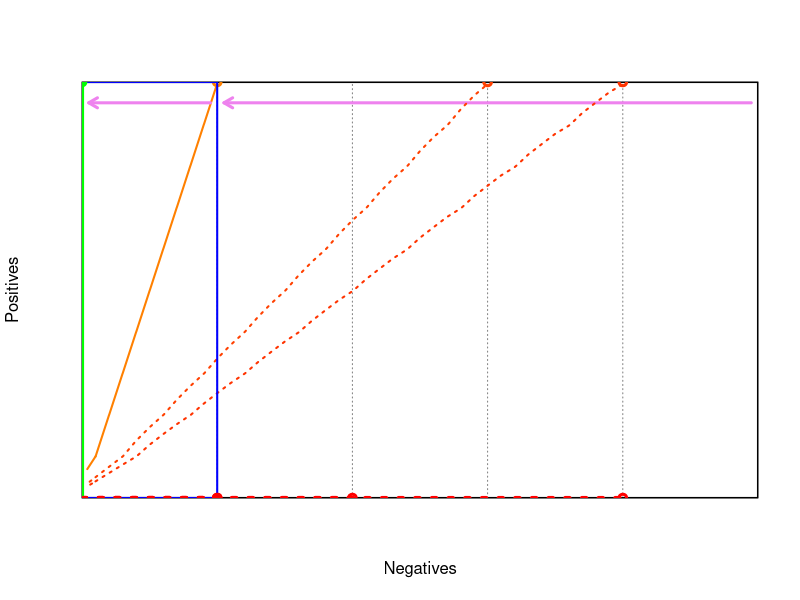

The R script that drew this image:
## ---- chunk 1

c <- 1 
pos <- c*50  
neg <- 50  

rocgrid <- function() {
	plot( c(0,neg), c(0,pos),
		 xlim=c(0,neg),ylim=c(0,pos),
		 xaxs = "i",yaxs = "i",
		 xaxt = 'n', yaxt = 'n',
		 type = "n",
		 xlab = "Negatives", ylab = "Positives")
	

	grid (nx = neg/10, ny = pos/10, col = gray(0.5))
	
}

box <- function(x0,y0,x1,y1,col) {
	lines(c(x0,x0,x1,x1,x0),c(y0,y1,y1,y0,y0),col=col,lty=1,lwd=2)}

metric <- function(tp,fp,Pos,Neg,m) {
  if (tp+fp == 0) { return(0) }
  else {
    #Pos = pos
    #Neg = neg
    N = Pos+Neg
    TP = tp
    FP = fp
    FN = Pos-TP
    TN = Neg-FP
    if (m=='accuracy') return( (TP+TN)/N ) 
    if (m=='wracc') return( TP/N - (TP+FP)*(TP+FN)/N^2 ) 
    if (m=='confirmation') return( ((TP+FP)*(FP+TN)/N^2 - FP/N)/(sqrt((TP+FP)*(FP+TN)/N^2) - (TP+FP)*(FP+TN)/N^2) ) 
    if (m=='generality') return( (TP+FP)/N ) 
    if (m=='precision') return( TP/(TP+FP) ) 
    if (m=='laplace-precision') return( (TP+10)/(TP+FP+20) ) 
    if (m=='f-measure') return( 2*TP/(2*TP+FP+FN) ) 
    if (m=='g-measure') return( TP/(FP+Pos) ) 
    if (m=='precision*recall') return( TP^2/((TP+FP)*(TP+FN)) ) 
    if (m=='avg-precision-recall') return( TP/(2*(TP+FP)) + TP/(2*(TP+FN)) ) 
    if (m=='aucsplit') return( (TP*Neg+Pos*TN)/(2*Pos*Neg) ) 
    if (m=='balanced-aucsplit') return( TP/Pos - FP/Neg ) 
    if (m=='chi2') return( (TP*TN - FP*FN)^2 / ((TP+FP)*(TP+FN)*(FP+TN)*(FN+TN)) ) 
    if (m=='info-gain') return( entropy(Pos,Neg) - (TP+FP)/N*entropy(TP,FP) - (FN+TN)/N*entropy(FN,TN) )
    if (m=='gini') return( gini(Pos,Neg) - (TP+FP)/N*gini(TP,FP) - (FN+TN)/N*gini(FN,TN) )
    if (m=='dkm') return( dkm(Pos,Neg) - (TP+FP)/N*dkm(TP,FP) - (FN+TN)/N*dkm(FN,TN) )
    if (m=='entropy') return( entropy(TP,FP)/2 )
    if (m=='giniimp') return( gini(TP,FP) )
    if (m=='dkmimp') return( dkm(TP,FP) )
    if (m=='minacc') return( minacc(TP,FP) )
  }
}

entropy <- function(P,N) {
  p <- P/(P+N)
  n <- N/(P+N)
  if (P==0 || N==0) { return( 0 ) }
  else { return( -p*log2(p) -n*log2(n) ) }
}

gini <- function(P,N) {
  p <- P/(P+N)
  n <- N/(P+N)
  return( 4*p*n )	
}

dkm <- function(P,N) {
  p <- P/(P+N)
  n <- N/(P+N)
  return( 2*sqrt(p*n) )	
}

minacc <- function(P,N) {
  p <- P/(P+N)
  n <- N/(P+N)
  return( min(p,n) )	
}


save = FALSE

if (save==FALSE) {colour1="red"; colour2="blue"} else {colour1="black"; colour2="black"}

contours <- function(m,label) {
	x <- seq(0,neg)
	y <- seq(0,pos)
	z <- matrix(nrow=neg+1,ncol=pos+1)
	for (i in x) {
	  for (j in y) {
		z[i+1,j+1] = metric(j,i,pos,neg,m)
	  }
	}
	contour(x,y,z,nlevels=10,add=TRUE,col=colour1,lty="solid",method=label)
}

contour1 <- function(m,col,lty,tp,fp,Pos,Neg) {
	#v <- metric(tp,fp*(Pos/Neg),Pos,Neg,m)
	v <- metric(tp,fp,Pos,Neg,m)
	col=rgb(min(2-2*v,1),v,0)
	points(fp,tp,col=col,type='p',lwd=3)
	if (tp==0 || fp==0) { 
		lines(c(0,fp),c(0,tp),col=col,lty=lty,lwd=4)
		return() 
	}
	Pos <- tp
	Neg <- fp
	x <- seq(0,Neg)
	y <- seq(0,Pos)
	z <- matrix(nrow=Neg+1,ncol=Pos+1)
	for (i in x) {
	  for (j in y) {
		z[i+1,j+1] = metric(j,i,Pos,Neg,m)
	  }
	}
	v <- metric(tp,fp,Pos,Neg,m)
	contour(x,y,z,level=v,add=TRUE,col=col,lty=lty,labels="",lwd=2)
}

pos=10; neg=50;
rocgrid()
d = 0.5
method = 'precision'
colour = 'black'
box(0,0,neg,pos,colour)
p = 10; n = 10
arrows(neg-d,pos-d,n+d,p-d,col='violet',length=0.1,lwd=3)
contour1(method,'orange','solid',  p,  n, pos, neg)
contour1(method,colour,'dotted',10, 30, pos, neg)
contour1(method,colour,'dotted', 0, 40, pos, neg)
contour1(method,colour,'dotted', 0, 20, pos, neg)

contour1(method,colour,'dotted',10, 40, pos, neg)
contour1(method,colour,'dotted', 0, 10, pos, neg)
colour = 'blue'
box(0,0,n,p,colour)
p1 = 10; n1 = 00
arrows(n-d,p-d,n1+d,p1-d,col='violet',length=0.1,lwd=3)

contour1(method,'green','solid',  p1,  n1, p, n)

contour1(method,colour,'dotted', 0, 10, p, n)
